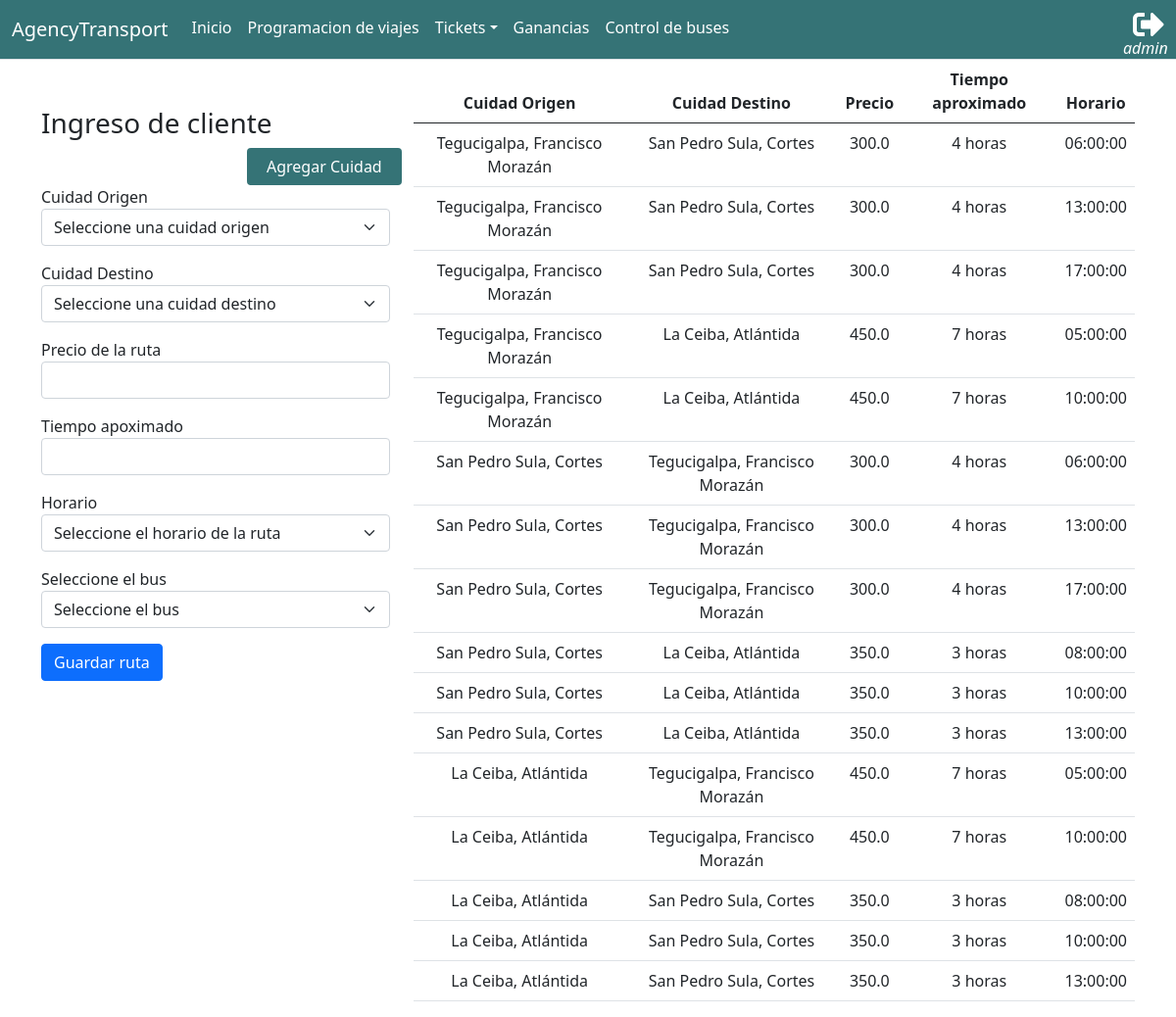
Before: /transportAgency/routes/ (signed in) with the older database file.
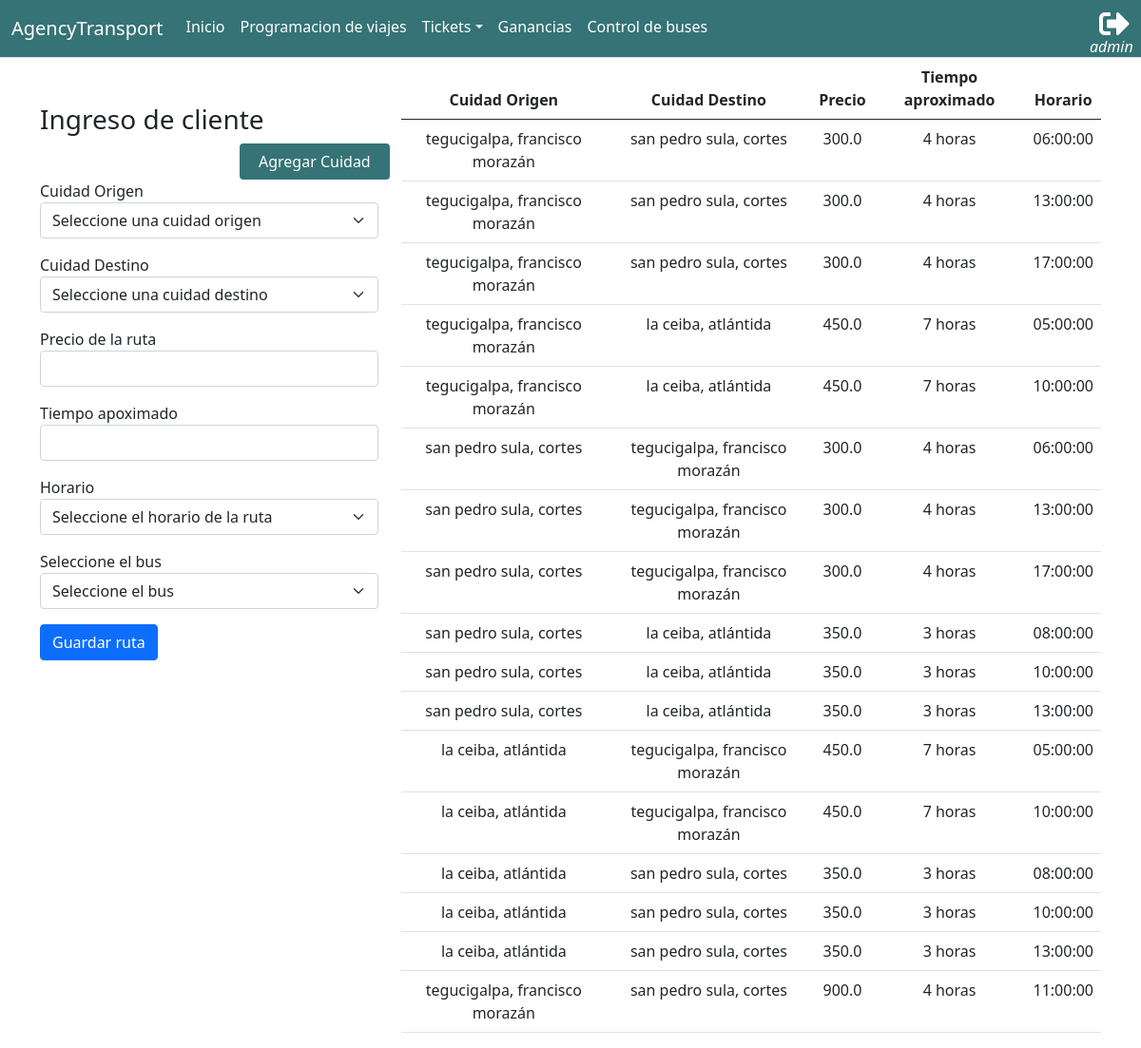
After: the same page with the newer database file.
### app_transportAgency/models.py (models this page shows, shortened)
class Route(models.Model):
    origin     = models.ForeignKey(City, related_name="origin_city", on_delete=models.CASCADE)
    destiny    = models.ForeignKey(City, related_name="destiny_city", on_delete=models.CASCADE)
    route_time = models.IntegerField()
    precio     = models.FloatField()
    schedule   = models.ForeignKey(Schedule, on_delete=models.CASCADE, blank=True, null=True)
    bus        = models.ForeignKey(Bus, on_delete=models.PROTECT, blank=True, null=True)

class City(models.Model):
    name_city = models.CharField(max_length=70)
    def __str__(self):
        return self.name_city
    class Meta:
        verbose_name_plural = 'Cities'

class Schedule(models.Model):
    route_schedule = models.TimeField()
    def __str__(self):
        return f'{self.route_schedule}'

### app_transportAgency/views.py (the view, shortened to what this page needs)
# urls.py: path('routes/', views.register_route, name="register_route"),
@login_required()
def register_route(request):
    routes = Route.objects.all()
    cities = City.objects.all()
    schedules = Schedule.objects.all()
    buses = Bus.objects.all()
    return render(request, 'transportAgency/routes.html', {
        'routes': routes,
        'cities': cities,
        'schedules': schedules,
        'buses': buses,
    })

### app_transportAgency/models.py (called while the page is built)
    def __str__(self):
        return f'{self.name_bus}'

### app_transportAgency/templates/transportAgency/routes.html (shortened to what this page needs)
{% extends 'base.html' %}
{% block container %}
<div class="container">
    <div class="row">
        <div class="col-4  mt-5">
        <form action="{% url 'transportAgency:register_route' %}" method="post">
            <h3>Ingreso de cliente</h3>
            <div class="row justify-content-end">
                <button class="btn col-5" style="background: #357376;color:#fff;" type="button" id="button-city">Agregar Cuidad</button>
            </div>
            <div class="mb-3">
                <label for="origin">Cuidad Origen</label>
                <select class="form-select" name="origin" id="origin">
                    <option value="">Seleccione una cuidad origen</option>
                </select>
            </div>
            <div class="mb-3">
                <label for="destiny">Cuidad Destino</label>
                <select class="form-select" name="destiny" id="destiny">
                    <option value="">Seleccione una cuidad destino</option>
                </select>
            </div>
            <div class="mb-3">
                <label for="price">Precio de la ruta</label>
                <input type="number" min=1 class="form-control" name=price id="price">
            </div>
            <div class="mb-3">
                <label for="route-time">Tiempo apoximado</label>
                <input type="number" min=1 class="form-control" name=route-time id="route-time">
            </div>
            <div class="mb-3">
                <label for="schedule">Horario</label>
                <select class="form-select" name="schedule" id="schedule">
                    <option value="">Seleccione el horario de la ruta</option>
                </select>
            </div>
            <div class="mb-3">
                <label for="bus">Seleccione el bus</label>
                <select class="form-select" name="bus" id="bus">
                    <option value="">Seleccione el bus</option>
                </select>
            </div>
            <button class="btn btn-primary" data-url="{% url 'transportAgency:register_route' %}" type="button" id="button-route" data-token="{{csrf_token }}" >Guardar ruta</button>
        </form>
        </div>
        <div class="col-8">
            <table class="table" style="text-align:center" >
                <thead>
                    <th>Cuidad Origen</th>
                    <th>Cuidad Destino</th>
                    <th>Precio</th>
                    <th>Tiempo aproximado</th>
                    <th>Horario</th>
                </thead>
                <tbody>
                    {% for r in routes %}
                        <tr>
                            <td>{{r.origin}}</td>
                            <td>{{r.destiny}}</td>
                            <td>{{r.precio}}</td>
                            <td>{{r.route_time}} horas</td>
                            <td>{{r.schedule}}</td>
                        </tr>
                    {% endfor %}
                </tbody>
            </table>
        </div>
    </div>
</div>
{% endblock container %}

### global_templates/base.html (shortened to what this page needs)
{% load static %}
<!DOCTYPE html>
<html lang="en">
<head>
    <link rel="stylesheet" href="https://cdnjs.cloudflare.com/ajax/libs/font-awesome/5.15.1/css/all.min.css">
    <link href="{% static 'transportAgency/bootstrap/bootstrap.min.css' %}" rel="stylesheet">
    <link rel="stylesheet" href="{% static 'transportAgency/css/nav.css' %}">
    <link href="https://cdn.jsdelivr.net/npm/bootstrap@5.0.2/dist/css/bootstrap.min.css" rel="stylesheet"
>
    <link href="https://haubek.github.io/dist/css/component-chosen.min.css" rel="stylesheet">
    <link href="https://maxcdn.bootstrapcdn.com/font-awesome/4.7.0/css/font-awesome.min.css" rel="stylesheet" />
</head>
<body>
    <nav class="navbar navbar-expand-lg border-bottom">
        <div class="container-fluid">
            <a class="navbar-brand">AgencyTransport</a>
            <div class="collapse navbar-collapse" id="navbarSupportedContent">
                <ul class="navbar-nav me-auto mb-2 mb-lg-1">
                    <li class="nav-item">
                        <a class="nav-link active" aria-current="page"
                            href="{% url 'transportAgency:about' %}">Inicio</a>
                    </li>
                    <li class="nav-item">
                        <a class="nav-link" href="{% url 'transportAgency:travels_view' %}">Programacion de viajes</a>
                    </li>
                     <li class="dropdown">
                        <a class="nav-link dropdown-toggle" href="#"  data-bs-toggle="dropdown">Tickets</a>
                    </li>
                    {% if request.user.is_superuser %}
                    <li class="nav-item">
                        <a class="nav-link" href="{% url 'transportAgency:income_view' %}">Ganancias</a>
                    </li>
                    <li class="nav-item">
                        <a class="nav-link" href="{% url 'transportAgency:list_buses' %}">Control de buses</a>
                    </li>
                    {% endif %}
                </ul>
                <form class="d-flex">
                    <ul class="navbar-nav me-auto mb-2 mb-lg-2">
                        {% if request.user.is_authenticated %}
                        <li class="nav-item">
                            <a style="font-style: italic; color: white; position: absolute; margin-top: 28px; font-size: 16px;">{{ request.user }}</a>
                            <a href="{% url 'logout_view' %}"><i class="fas fa-sign-out-alt fa-2x" style="margin-left: 10px; color: white;"></i></a>
                        </li>
                        {% endif %}
                    </ul>
                </form>
            </div>
        </div>
    </nav>
    {% block container %}{% endblock %}
</body>
</html>

### app_transportAgency/static/transportAgency/css/nav.css (style rules this page uses)
.navbar { background-color: #357376; }
.navbar a { color: white; text-decoration: none; }
.navbar .navbar-brand { color: white; }

Changed rows visible on the page:
changed through a linked row, Route (number 1 of 17 on the later page): origin "Tegucigalpa, Francisco Morazán" → "tegucigalpa, francisco morazán"; destiny "San Pedro Sula, Cortes" → "san pedro sula, cortes"
changed through a linked row, Route (number 2 of 17 on the later page): origin "Tegucigalpa, Francisco Morazán" → "tegucigalpa, francisco morazán"; destiny "San Pedro Sula, Cortes" → "san pedro sula, cortes"
changed through a linked row, Route (number 3 of 17 on the later page): origin "Tegucigalpa, Francisco Morazán" → "tegucigalpa, francisco morazán"; destiny "San Pedro Sula, Cortes" → "san pedro sula, cortes"
changed through a linked row, Route (number 4 of 17 on the later page): origin "Tegucigalpa, Francisco Morazán" → "tegucigalpa, francisco morazán"; destiny "La Ceiba, Atlántida" → "la ceiba, atlántida"
changed through a linked row, Route (number 5 of 17 on the later page): origin "Tegucigalpa, Francisco Morazán" → "tegucigalpa, francisco morazán"; destiny "La Ceiba, Atlántida" → "la ceiba, atlántida"
changed through a linked row, Route (number 6 of 17 on the later page): origin "San Pedro Sula, Cortes" → "san pedro sula, cortes"; destiny "Tegucigalpa, Francisco Morazán" → "tegucigalpa, francisco morazán"
changed through a linked row, Route (number 7 of 17 on the later page): origin "San Pedro Sula, Cortes" → "san pedro sula, cortes"; destiny "Tegucigalpa, Francisco Morazán" → "tegucigalpa, francisco morazán"
changed through a linked row, Route (number 8 of 17 on the later page): origin "San Pedro Sula, Cortes" → "san pedro sula, cortes"; destiny "Tegucigalpa, Francisco Morazán" → "tegucigalpa, francisco morazán"
changed through a linked row, Route (number 9 of 17 on the later page): origin "San Pedro Sula, Cortes" → "san pedro sula, cortes"; destiny "La Ceiba, Atlántida" → "la ceiba, atlántida"
changed through a linked row, Route (number 10 of 17 on the later page): origin "San Pedro Sula, Cortes" → "san pedro sula, cortes"; destiny "La Ceiba, Atlántida" → "la ceiba, atlántida"
changed through a linked row, Route (number 11 of 17 on the later page): origin "San Pedro Sula, Cortes" → "san pedro sula, cortes"; destiny "La Ceiba, Atlántida" → "la ceiba, atlántida"
changed through a linked row, Route (number 12 of 17 on the later page): origin "La Ceiba, Atlántida" → "la ceiba, atlántida"; destiny "Tegucigalpa, Francisco Morazán" → "tegucigalpa, francisco morazán"
changed through a linked row, Route (number 13 of 17 on the later page): origin "La Ceiba, Atlántida" → "la ceiba, atlántida"; destiny "Tegucigalpa, Francisco Morazán" → "tegucigalpa, francisco morazán"
changed through a linked row, Route (number 14 of 17 on the later page): origin "La Ceiba, Atlántida" → "la ceiba, atlántida"; destiny "San Pedro Sula, Cortes" → "san pedro sula, cortes"
changed through a linked row, Route (number 15 of 17 on the later page): origin "La Ceiba, Atlántida" → "la ceiba, atlántida"; destiny "San Pedro Sula, Cortes" → "san pedro sula, cortes"
changed through a linked row, Route (number 16 of 17 on the later page): origin "La Ceiba, Atlántida" → "la ceiba, atlántida"; destiny "San Pedro Sula, Cortes" → "san pedro sula, cortes"
added Route: origin "tegucigalpa, francisco morazán", destiny "san pedro sula, cortes", precio "900.0", route_time "4", schedule "11:00:00"
